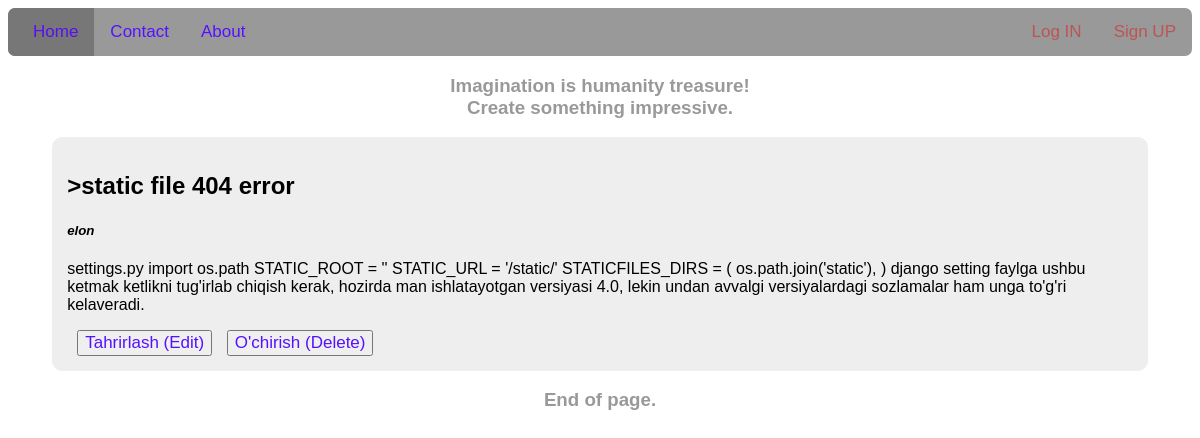
Screenshot of /post/3/ with the database file from the repository.
### blog/models.py (models this page shows, shortened)
class Post(models.Model):
	title = models.CharField(max_length=100)
	author = models.ForeignKey(
		'auth.User',
		on_delete=models.CASCADE)
	summary = models.CharField(max_length=300)
	body= models.TextField()

### blog/views.py (the view)
# urls.py: path('post/<int:pk>/',BlogDetailView.as_view(), name='post_detail'),
class BlogDetailView(DetailView):
	model = Post
	template_name = 'post_detail.html'

### templates/post_detail.html
{% extends "base.html" %}
{% block content %}
		<div>
		<h2>>{{ post.title }}</h2>
		<h5><i>{{ post.author }}</i></h5>
		<p>{{ post.body }}</p>
		</div>
		<span class="edit">
			<button><a href="{% url 'post_edit' post.pk %}">Tahrirlash (Edit)</a></button>
			<button><a href="{% url 'post_delete' post.pk %}">O'chirish (Delete)</a></button>
		</span>
{% endblock content %}

### static/css/base.css (style rules this page uses)
body { font-family: sans-serif; }
.edit a { text-decoration: none; color: #51f; font-size: 17px; }
.edit button { color: #eee; margin-left: 10px; }

### rows the page displays
Post: title "static file 404 error", author "elon", body "settings.py import os.path STATIC_ROOT = '' STATIC_URL = '/static/' STATICFILES_DIRS = ( os.path.join('static'), ) django setting faylga ushbu ketmak ketlikni tug'irlab chiqish kerak, hozirda man ishlatayotgan versiyasi 4.0, lekin undan avvalgi versiyalardagi sozlamalar ham unga to'g'ri kelaveradi."
